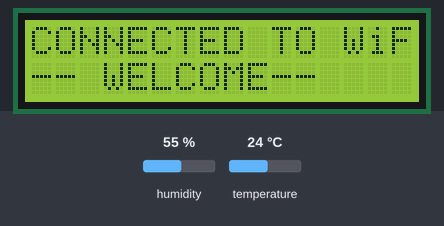
The sketch below on a simulated ESP8266 (NodeMCU). Parts: 16×2 character LCD. The inputs (shaded band) are chosen by the test bench; at power-on: temperature 24 °C, humidity 55 %. WiFi joins after 1.5 s; servers stay silent unless stated; uploads are accepted with an empty reply; what the sketch prints to the serial monitor is not drawn.

Above: at 1.7 s.
At 4.8 s:
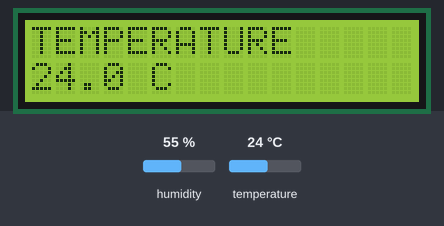
4.9 s: temperature set to 12 °C
At 18.7 s:
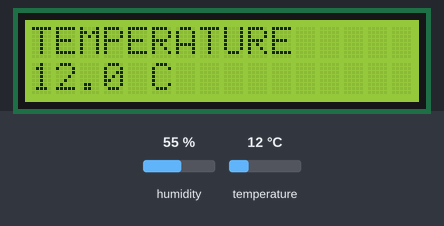
18.9 s: temperature set to 19 °C
At 33.3 s:
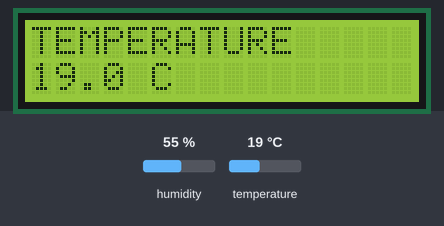
Timing chart, 0 to 34.8 s (numbered marks = the images above; inputs shaded):
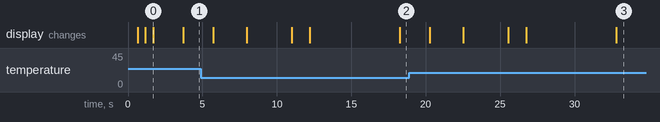

The sketch:

esp8266_code.ino
```cpp
#include <ESP8266WiFi.h>
#include <ESP8266HTTPClient.h>
#include <WiFiClientSecureBearSSL.h>
#include <DHT.h>
#include <LiquidCrystal_I2C.h>
#include <Wire.h>

// ==========================================
// CONFIGURATION
// ==========================================
const char* ssid = "YOUR_WIFI_SSID";          // Replace with your WiFi SSID
const char* password = "YOUR_WIFI_PASSWORD";  // Replace with your WiFi Password

// Render App URLs (HTTPS)
// Make sure to replace this with your actual Render deployment URL
const String SERVER_URL = "https://your-render-app.onrender.com";
const String POST_SENSOR_URL = SERVER_URL + "/api/sensor-data";
const String GET_LCD_URL = SERVER_URL + "/api/lcd-message";

// ==========================================
// PINS & SENSORS
// ==========================================
#define DHTPIN D5
#define DHTTYPE DHT11
DHT dht(DHTPIN, DHTTYPE);

// LCD configuration: I2C Address 0x27, 16 columns, 2 rows
// SDA -> D2, SCL -> D1
LiquidCrystal_I2C lcd(0x27, 16, 2);

void setup() {
  Serial.begin(115200);

  // Initialize DHT sensor
  dht.begin();

  // Initialize LCD
  Wire.begin(D2, D1); // SDA, SCL
  lcd.begin(16, 2);
  lcd.init();
  lcd.backlight();

  // WiFi Connection Sequence
  lcd.clear();
  lcd.setCursor(0, 0);
  lcd.print("CONNECTING TO");
  lcd.setCursor(0, 1);
  lcd.print("WiFi");
  Serial.println("Connecting to WiFi...");

  WiFi.begin(ssid, password);

  while (WiFi.status() != WL_CONNECTED) {
    delay(500);
    lcd.print(".");
    Serial.print(".");
  }

  lcd.clear();
  lcd.setCursor(0, 0);
  lcd.print("CONNECTED TO WiFi");
  lcd.setCursor(0, 1);
  lcd.print("-- WELCOME--");
  Serial.println("\nConnected to WiFi");

  delay(2000);
}

void loop() {
  if (WiFi.status() == WL_CONNECTED) {

    // 1. Read Sensor Data
    float humidity = dht.readHumidity();
    float temperature = dht.readTemperature();

    if (isnan(humidity) || isnan(temperature)) {
      Serial.println("Failed to read from DHT sensor!");
      // Fallback values for testing if sensor is not connected
      temperature = 0.0;
      humidity = 0.0;
    }

    // Display Temperature
    lcd.clear();
    lcd.setCursor(0, 0);
    lcd.print("TEMPERATURE");
    lcd.setCursor(0, 1);
    lcd.print(String(temperature, 1) + " C");
    delay(2000);

    // Display Humidity
    lcd.clear();
    lcd.setCursor(0, 0);
    lcd.print("HUMIDITY");
    lcd.setCursor(0, 1);
    lcd.print(String(humidity, 1) + " %");
    delay(2000);

    // 2. Fetch LCD Message from Server
    std::unique_ptr<BearSSL::WiFiClientSecure> client(new BearSSL::WiFiClientSecure);
    client->setInsecure(); // Ignore SSL certificate validation (required for Render)

    HTTPClient http;
    String lcdMessage = "SISTec DISPLAY"; // Default fallback

    Serial.println("Fetching LCD Text from API...");
    if (http.begin(*client, GET_LCD_URL)) {
      int httpCode = http.GET();
      if (httpCode > 0) {
        if (httpCode == HTTP_CODE_OK) {
          lcdMessage = http.getString();
          Serial.println("Received: " + lcdMessage);
        }
      } else {
        Serial.printf("[HTTP] GET failed, error: %s\n", http.errorToString(httpCode).c_str());
      }
      http.end();
    }

    // Display fetched text
    lcd.clear();
    lcd.setCursor(0, 0);
    lcd.print("SISTec DISPLAY");
    lcd.setCursor(0, 1);
    lcd.print(lcdMessage.substring(0, 16)); // Max 16 chars
    delay(3000);

    // 3. Send Sensor Data to Server
    lcd.clear();
    lcd.setCursor(0, 0);
    lcd.print("SENDING DATA TO");
    lcd.setCursor(0, 1);
    lcd.print("WEB SERVER....");
    delay(1000);

    if (http.begin(*client, POST_SENSOR_URL)) {
      http.addHeader("Content-Type", "application/json");

      // Create JSON payload
      String payload = "{\"temperature\":" + String(temperature, 1) + ",\"humidity\":" + String(humidity, 1) + "}";

      int httpCode = http.POST(payload);

      if (httpCode > 0) {
        Serial.printf("[HTTP] POST code: %d\n", httpCode);
        String response = http.getString();
        Serial.println("Response: " + response);

        lcd.clear();
        lcd.setCursor(0, 0);
        lcd.print("DATA SENT...!!");
      } else {
        Serial.printf("[HTTP] POST failed, error: %s\n", http.errorToString(httpCode).c_str());
        lcd.clear();
        lcd.setCursor(0, 0);
        lcd.print("POST FAILED");
      }
      http.end();
    }

    delay(1000);

  } else {
    Serial.println("WiFi Disconnected");
  }

  // Wait before next cycle
  delay(5000);
}
```

Measured:
- what the display in image 0 shows lasts 2.0 s, from 1.7 s to 3.7 s
